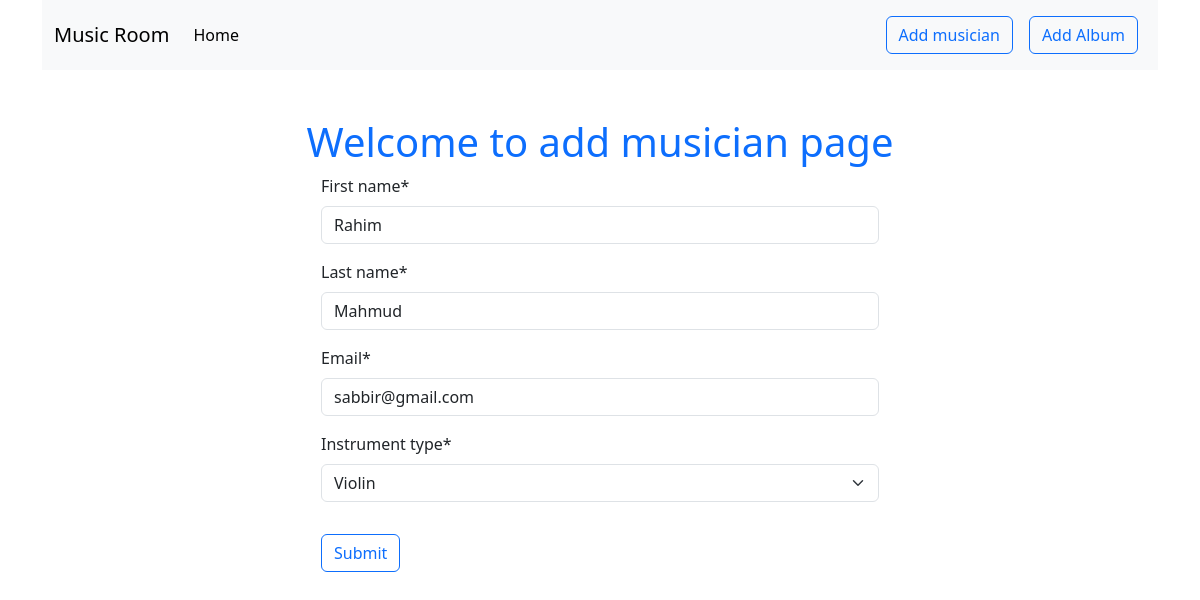
The page /musician/edit/1 on the database its author committed.
### musicians/models.py (models this page shows, shortened)
class Musician(models.Model):
    first_name = models.CharField(max_length=20)
    last_name = models.CharField(max_length=20)
    email = models.EmailField()
    INSTRUMENT_CHOICES = [
        ('Guitar', 'Guitar'),
        ('Piano', 'Piano'),
        ('Violin', 'Violin'),
        ('Drums', 'Drums'),
        ('Saxophone', 'Saxophone'),
    ]
    instrument_type = models.CharField(max_length=20, choices=INSTRUMENT_CHOICES)

### musicians/views.py (the view)
# urls.py: path('edit/<int:id>', views.edit_musician,name='edit_musician'),
def edit_musician(request,id):
    musician = Musician.objects.get(pk=id)
    musician_form = forms.MusicianForm(instance=musician)
    if request.method == "POST":
        musician_form = forms.MusicianForm(request.POST,instance=musician)
        if musician_form.is_valid():
            musician_form.save()
            return redirect('home')
    return render(request,'add_musician.html',{'form':musician_form})

### musicians/forms.py
class MusicianForm(forms.ModelForm):
    class Meta:
        model = Musician
        fields = '__all__'

### musicians/templates/add_musician.html (shortened to what this page needs)
{% extends "base.html" %} {% load crispy_forms_tags %} {% block content %}
<h1 class="text-primary text-center mt-5">Welcome to add musician page</h1>
<form action="" method="post" style="width: 50%; margin: auto;">
    {{form | crispy}}
    <button type="submit" class="btn btn-outline-primary my-3">Submit</button>
</form>
{% endblock content %}

### rows shown on the page
Musician: first_name "Rahim", last_name "Mahmud", email "sabbir@gmail.com", instrument_type "Violin"
